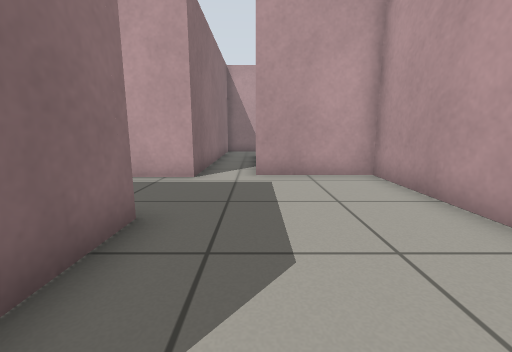
[1] (above)

16 first-person views from a walk through a world built for the Gazebo simulator. The camera is 0.63 m above the floor, tilts 10° down and sees 90° across. The floor is counted in squares, 0.5 m on a side. Each view is taken from the middle of a square. On the plan, view 1 faces up. The plan holds only what a view shows up to about 12 squares ahead; the rest is blank.

[2]
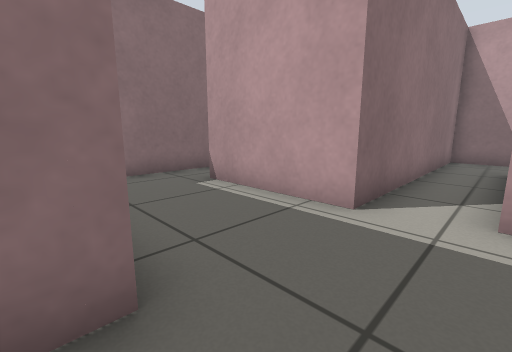

[3]
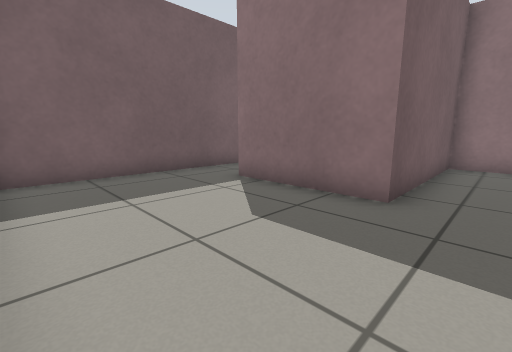

[4]
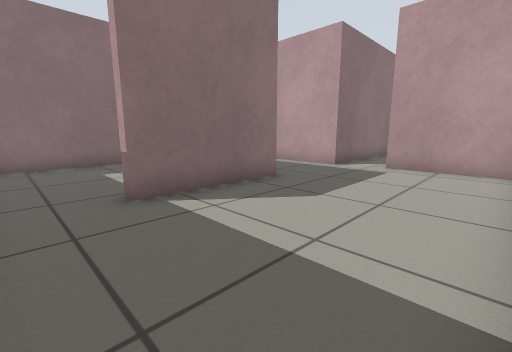

[5]
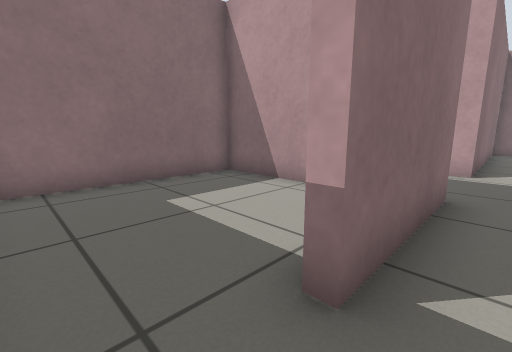

[6]
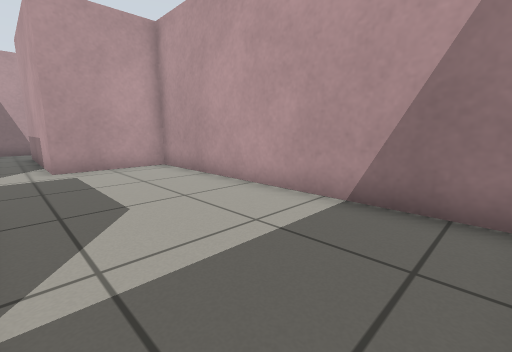

[7]
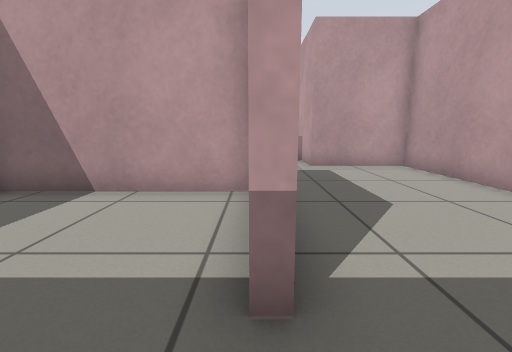

[8]
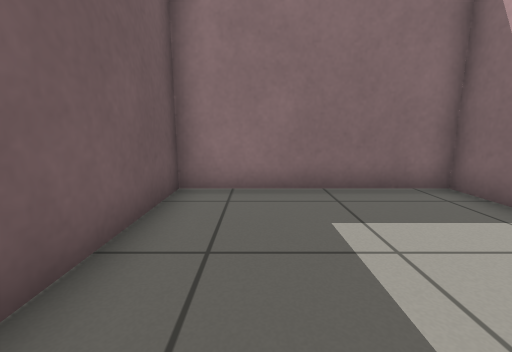

[9]
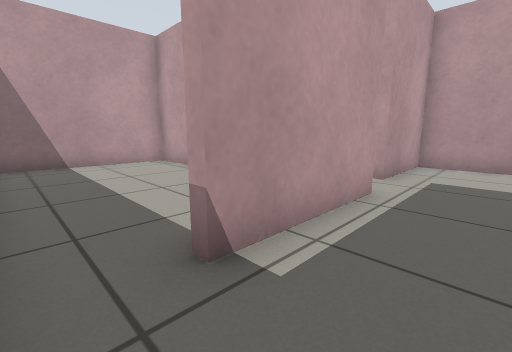

[10]
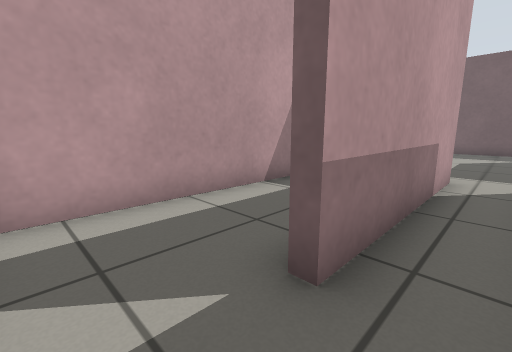

[11]
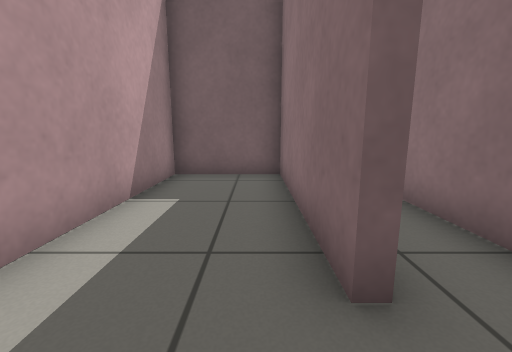

[12]
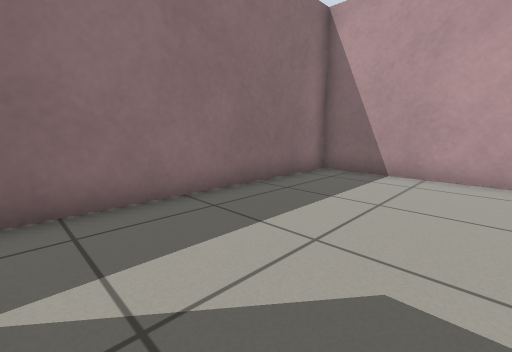

[13]
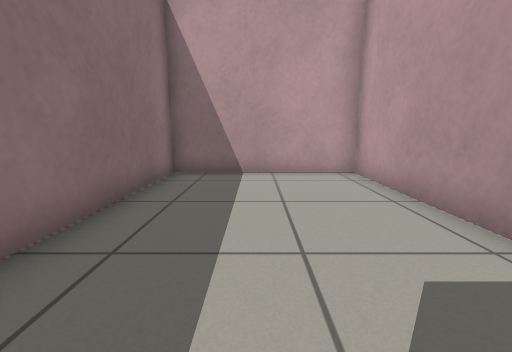

[14]
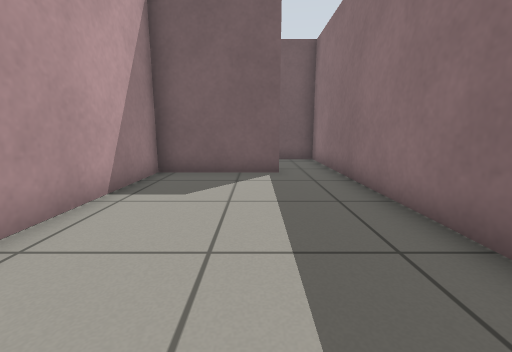

[15]
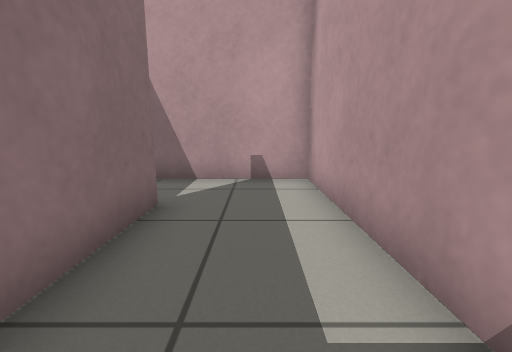

[16]
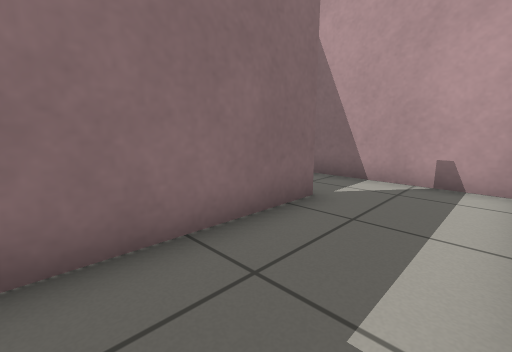

### Floor plan
Ten units are one square. View 1 is at (0, 0); x grows to the right and y downward. Boxes are objects, and circles mark ways between rooms. Rooms are numbered by the first view taken in them; rooms with no view inside come last. Other rooms are left out.
<svg viewBox="-80 -162 119 194">
<path fill="none" stroke="#000" d="M34 21 34 -73 0 -73 0 -133M-26 27 31 27M-75 -76 -75 -36 -17 -36 -17 4 -21 4M-5 -157 -17 -157 -17 -69 -58 -69M0 -133 3 -133 3 -76 34 -76 34 -157 -5 -157M-58 -72 -20 -72 -20 -157 -75 -157 -75 -76M-21 -33 -75 -33 -75 27 -26 27"/>
<circle cx="0" cy="-145" r="3" fill="#2a7"/>
<circle cx="-65" cy="-70" r="3" fill="#2a7"/>
<circle cx="-20" cy="15" r="3" fill="#2a7"/>
<text x="0" y="-40">1</text>
<text x="20" y="-120">2</text>
<text x="-50" y="-120">3</text>
<text x="-50" y="-10">4</text>
</svg>
Room 1 opens to room 2. Room 1 opens to room 3. Room 1 opens to room 4.

Where each view was taken, in squares from view 1:
view 1: 0 up, 0 right, facing up
view 2: 3 up, 0 right, facing up-left
view 3: 5 up, 3 right, facing down-left
view 4: 2 down, 3 right, facing up-left
view 5: 2 down, 1 left, facing up-left
view 6: 2 down, 1 left, facing up-right
view 7: 2 down, 2 left, facing up
view 8: 1 down, 2 left, facing left
view 9: 5 up, 7 left, facing up-right
view 10: 15 up, 1 left, facing down-right
view 11: 15 up, 1 right, facing down
view 12: 8 up, 3 left, facing up-left
view 13: 8 up, 5 left, facing up
view 14: 15 up, 5 left, facing down
view 15: 9 up, 2 right, facing up
view 16: 9 up, 3 right, facing up-left
